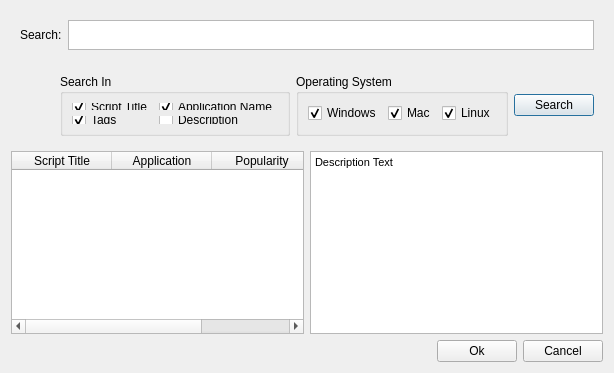
<?xml version="1.0" encoding="UTF-8"?>
<ui version="4.0">
 <class>DialogSearch</class>
 <widget class="QDialog" name="DialogSearch">
  <property name="geometry">
   <rect>
    <x>0</x>
    <y>0</y>
    <width>614</width>
    <height>373</height>
   </rect>
  </property>
  <property name="windowTitle">
   <string>Search</string>
  </property>
  <property name="windowIcon">
   <iconset resource="Images.qrc">
    <normaloff>:/new/prefix1/icons/PNG/onebit_02.png</normaloff>:/new/prefix1/icons/PNG/onebit_02.png</iconset>
  </property>
  <layout class="QVBoxLayout" name="verticalLayout">
   <item>
    <widget class="QFrame" name="horizontalFrame">
     <property name="maximumSize">
      <size>
       <width>16777215</width>
       <height>50</height>
      </size>
     </property>
     <layout class="QHBoxLayout" name="horizontalLayout">
      <item>
       <widget class="QLabel" name="label">
        <property name="maximumSize">
         <size>
          <width>16777215</width>
          <height>30</height>
         </size>
        </property>
        <property name="text">
         <string>Search:</string>
        </property>
       </widget>
      </item>
      <item>
       <widget class="QTextEdit" name="textEditSearch">
        <property name="maximumSize">
         <size>
          <width>16777215</width>
          <height>30</height>
         </size>
        </property>
       </widget>
      </item>
     </layout>
    </widget>
   </item>
   <item>
    <widget class="QFrame" name="horizontalFrame_2">
     <property name="maximumSize">
      <size>
       <width>16777215</width>
       <height>80</height>
      </size>
     </property>
     <layout class="QHBoxLayout" name="horizontalLayout_3">
      <item>
       <spacer name="horizontalSpacer_2">
        <property name="orientation">
         <enum>Qt::Horizontal</enum>
        </property>
        <property name="sizeHint" stdset="0">
         <size>
          <width>40</width>
          <height>20</height>
         </size>
        </property>
       </spacer>
      </item>
      <item>
       <widget class="QGroupBox" name="groupBoxWhere">
        <property name="title">
         <string>Search In</string>
        </property>
        <layout class="QFormLayout" name="formLayout">
         <item row="0" column="0">
          <widget class="QCheckBox" name="checkBox">
           <property name="text">
            <string>Script Title</string>
           </property>
           <property name="checked">
            <bool>true</bool>
           </property>
          </widget>
         </item>
         <item row="0" column="1">
          <widget class="QCheckBox" name="checkBoxAppName">
           <property name="text">
            <string>Application Name</string>
           </property>
           <property name="checked">
            <bool>true</bool>
           </property>
          </widget>
         </item>
         <item row="1" column="0">
          <widget class="QCheckBox" name="checkBoxTags">
           <property name="text">
            <string>Tags</string>
           </property>
           <property name="checked">
            <bool>true</bool>
           </property>
          </widget>
         </item>
         <item row="1" column="1">
          <widget class="QCheckBox" name="checkBoxDescription">
           <property name="text">
            <string>Description</string>
           </property>
          </widget>
         </item>
        </layout>
       </widget>
      </item>
      <item>
       <widget class="QGroupBox" name="groupBox">
        <property name="title">
         <string>Operating System</string>
        </property>
        <layout class="QHBoxLayout" name="horizontalLayout_2">
         <item>
          <widget class="QCheckBox" name="checkBoxWindows">
           <property name="text">
            <string>Windows</string>
           </property>
           <property name="checked">
            <bool>true</bool>
           </property>
          </widget>
         </item>
         <item>
          <widget class="QCheckBox" name="checkBoxMac">
           <property name="text">
            <string>Mac</string>
           </property>
           <property name="checked">
            <bool>true</bool>
           </property>
          </widget>
         </item>
         <item>
          <widget class="QCheckBox" name="checkBoxLinux">
           <property name="text">
            <string>Linux</string>
           </property>
           <property name="checked">
            <bool>true</bool>
           </property>
          </widget>
         </item>
        </layout>
       </widget>
      </item>
      <item>
       <widget class="QPushButton" name="pushButtonSearch">
        <property name="text">
         <string>Search</string>
        </property>
        <property name="icon">
         <iconset resource="Images.qrc">
          <normaloff>:/new/prefix1/icons/PNG/onebit_02.png</normaloff>:/new/prefix1/icons/PNG/onebit_02.png</iconset>
        </property>
        <property name="iconSize">
         <size>
          <width>32</width>
          <height>32</height>
         </size>
        </property>
       </widget>
      </item>
     </layout>
    </widget>
   </item>
   <item>
    <layout class="QHBoxLayout" name="horizontalLayout_5">
     <item>
      <widget class="QTableWidget" name="tableWidget">
       <column>
        <property name="text">
         <string>Script Title</string>
        </property>
       </column>
       <column>
        <property name="text">
         <string>Application</string>
        </property>
       </column>
       <column>
        <property name="text">
         <string>Popularity</string>
        </property>
       </column>
      </widget>
     </item>
     <item>
      <widget class="QTextEdit" name="textEdit">
       <property name="html">
        <string>&lt;!DOCTYPE HTML PUBLIC &quot;-//W3C//DTD HTML 4.0//EN&quot; &quot;http://www.w3.org/TR/REC-html40/strict.dtd&quot;&gt;
&lt;html&gt;&lt;head&gt;&lt;meta name=&quot;qrichtext&quot; content=&quot;1&quot; /&gt;&lt;style type=&quot;text/css&quot;&gt;
p, li { white-space: pre-wrap; }
&lt;/style&gt;&lt;/head&gt;&lt;body style=&quot; font-family:'MS Shell Dlg 2'; font-size:8.25pt; font-weight:400; font-style:normal;&quot;&gt;
&lt;p style=&quot; margin-top:0px; margin-bottom:0px; margin-left:0px; margin-right:0px; -qt-block-indent:0; text-indent:0px;&quot;&gt;&lt;span style=&quot; font-size:8pt;&quot;&gt;Description Text&lt;/span&gt;&lt;/p&gt;&lt;/body&gt;&lt;/html&gt;</string>
       </property>
      </widget>
     </item>
    </layout>
   </item>
   <item>
    <layout class="QHBoxLayout" name="horizontalLayout_4">
     <item>
      <spacer name="horizontalSpacer">
       <property name="orientation">
        <enum>Qt::Horizontal</enum>
       </property>
       <property name="sizeHint" stdset="0">
        <size>
         <width>40</width>
         <height>20</height>
        </size>
       </property>
      </spacer>
     </item>
     <item>
      <widget class="QPushButton" name="pushButtonOk">
       <property name="text">
        <string>Ok</string>
       </property>
       <property name="icon">
        <iconset resource="Images.qrc">
         <normaloff>:/new/prefix1/icons/PNG/onebit_34.png</normaloff>:/new/prefix1/icons/PNG/onebit_34.png</iconset>
       </property>
       <property name="iconSize">
        <size>
         <width>32</width>
         <height>32</height>
        </size>
       </property>
      </widget>
     </item>
     <item>
      <widget class="QPushButton" name="pushButtonCancel">
       <property name="text">
        <string>Cancel</string>
       </property>
       <property name="icon">
        <iconset resource="Images.qrc">
         <normaloff>:/new/prefix1/icons/PNG/onebit_35.png</normaloff>:/new/prefix1/icons/PNG/onebit_35.png</iconset>
       </property>
       <property name="iconSize">
        <size>
         <width>32</width>
         <height>32</height>
        </size>
       </property>
      </widget>
     </item>
    </layout>
   </item>
  </layout>
 </widget>
 <resources>
  <include location="Images.qrc"/>
 </resources>
 <connections/>
</ui>
